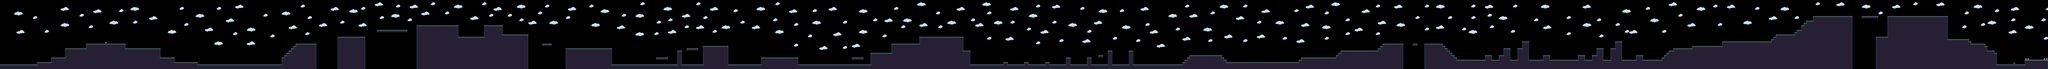

This is a level from a 2D game, rendered from its Tiled map with the project's own tilesets. A one-line summary and the map file follow, with tile-layer data summarised:
An orthogonal 880x30 tile map with 16x16 px tiles, 1 tile layer (Tile Layer 1), 2 tilesets.

<map version="1.0" orientation="orthogonal" renderorder="right-down" width="880" height="30" tilewidth="16" tileheight="16" nextobjectid="1">
 <tileset firstgid="1" name="sheet" tilewidth="16" tileheight="16" tilecount="136" columns="17">
  <image source="../sheet.png" width="272" height="128" />
 </tileset>
 <tileset firstgid="137" name="sheet1" tilewidth="16" tileheight="16" tilecount="152" columns="19">
  <image source="../ActualSprites/sheet1.png" width="304" height="136" />
 </tileset>
 <layer name="Tile Layer 1" width="880" height="30">
  <data>[26400 cells, 8274 non-empty, 49 distinct tile ids]</data>
 </layer>
</map>
